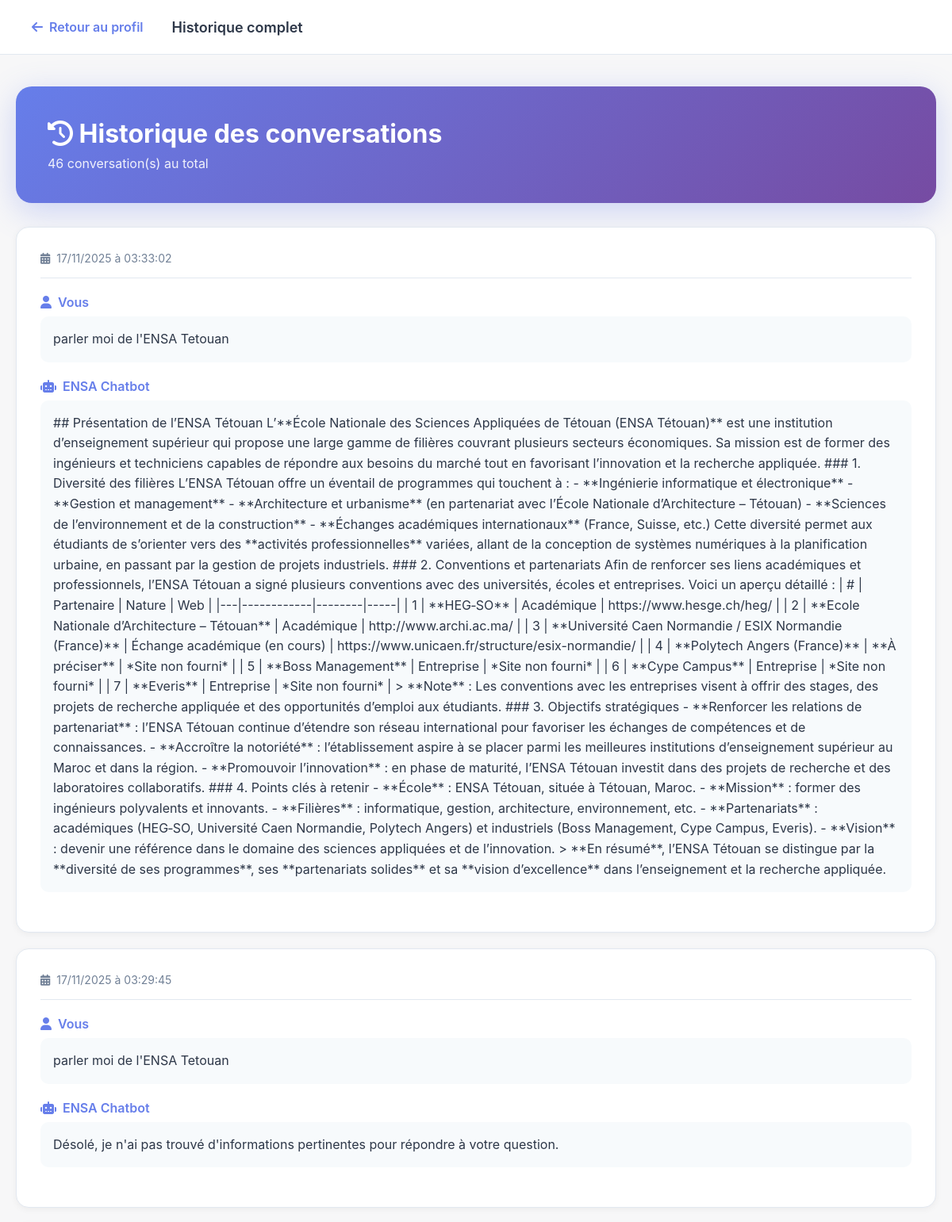
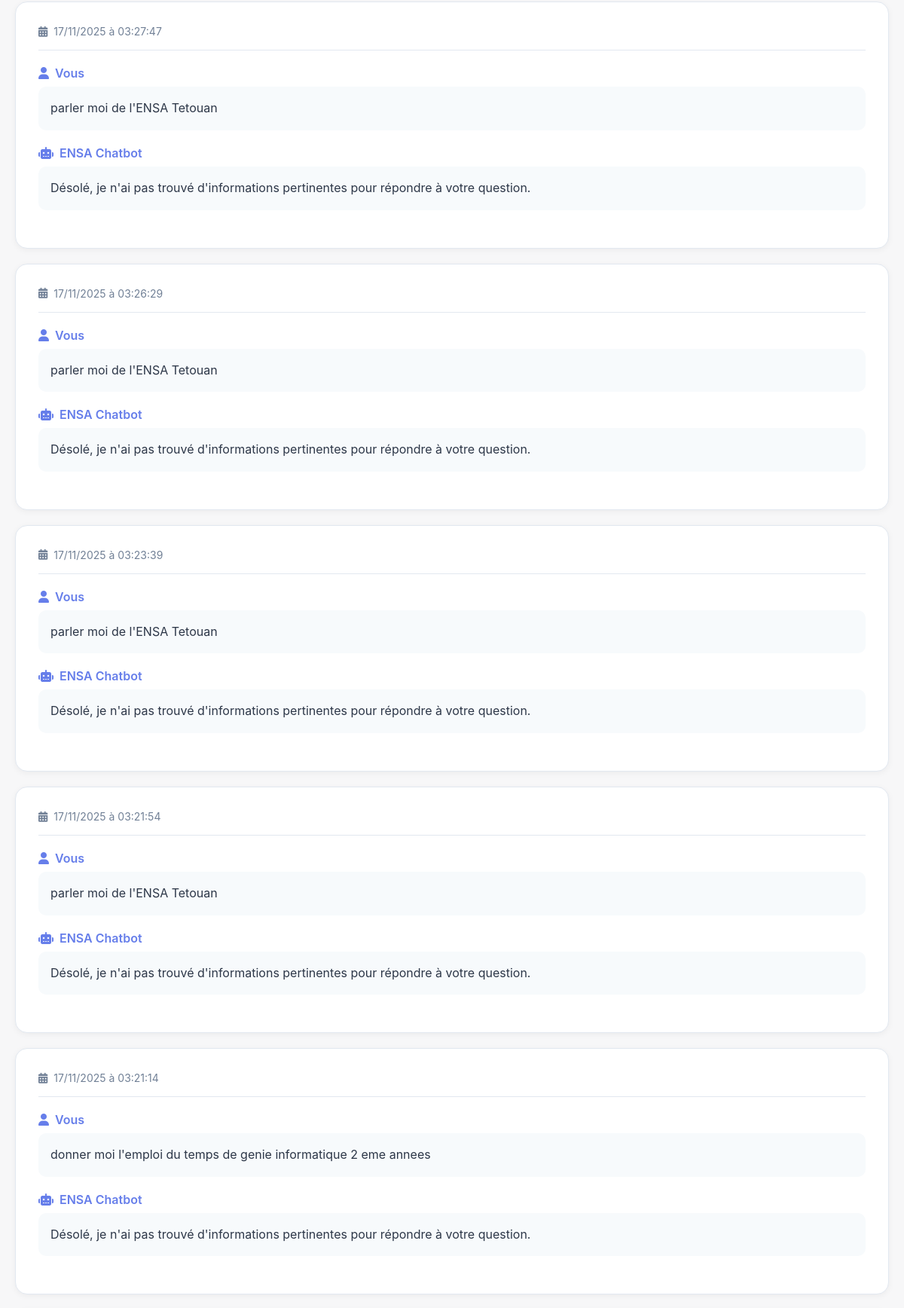
/history/ (signed in, upper part), run on the app's committed database (2 pictures, top to bottom).
### chat_app/models.py (models this page shows, shortened)
class ChatHistory(models.Model):
    user = models.ForeignKey(
        User,
        on_delete=models.CASCADE,
        related_name='chat_history'
    )
    query = models.TextField(verbose_name="Question")
    response = models.TextField(verbose_name="Réponse")
    sources = models.TextField(blank=True, null=True, verbose_name="Sources")
    created_at = models.DateTimeField(auto_now_add=True, verbose_name="Date")
    class Meta:
        verbose_name = "Historique de chat"
        verbose_name_plural = "Historiques de chat"
        ordering = ['-created_at']
        indexes = [
            models.Index(fields=['-created_at']),
            models.Index(fields=['user', '-created_at']),
        ]

### chat_app/views.py (the view)
# urls.py: path('history/', views.history_view, name='history'),
@login_required(login_url='chat_app:login')
def history_view(request):
    chat_history = request.user.chat_history.all()
    context = {
        'chat_history': chat_history,
        'total_queries': chat_history.count(),
    }
    return render(request, 'chatbot/history.html', context)

### chat_app/templatetags/custom_filters.py (called while the page is built)
@register.filter(name='split')
def split(value, arg):
    if value:
        return value.split(arg)
    return []

@register.filter(name='trim')
def trim(value):
    if value:
        return value.strip()
    return value

### chat_app/templates/chatbot/history.html (shortened to what this page needs)
{% load static %}
{% load custom_filters %}
<!DOCTYPE html>
<html lang="fr">
<head>
    <link rel="stylesheet" href="https://cdnjs.cloudflare.com/ajax/libs/font-awesome/6.4.0/css/all.min.css">
</head>
<body>
    <nav class="navbar">
        <a href="{% url 'chat_app:profile' %}" class="back-btn">
            <i class="fas fa-arrow-left"></i>
            Retour au profil
        </a>
        <div class="navbar-title">Historique complet</div>
    </nav>
    <div class="container">
        <div class="page-header">
            <h1><i class="fas fa-history"></i> Historique des conversations</h1>
            <p>{{ total_queries }} conversation(s) au total</p>
        </div>
        {% if chat_history %}
            {% for chat in chat_history %}
            <div class="conversation">
                <div class="conversation-header">
                    <div class="conversation-date">
                        <i class="fas fa-calendar-alt"></i>
                        {{ chat.created_at|date:"d/m/Y à H:i:s" }}
                    </div>
                </div>
                <div class="message-block">
                    <div class="message-label">
                        <i class="fas fa-user"></i>
                        Vous
                    </div>
                    <div class="message-content">
                        {{ chat.query }}
                    </div>
                </div>
                <div class="message-block">
                    <div class="message-label">
                        <i class="fas fa-robot"></i>
                        ENSA Chatbot
                    </div>
                    <div class="message-content">
                        {{ chat.response }}
                    </div>
                </div>
            </div>
            {% endfor %}
        {% else %}
            <div class="empty-state">
                <i class="fas fa-inbox"></i>
                <h2>Aucune conversation</h2>
                <p>Commencez à poser des questions pour voir votre historique ici!</p>
            </div>
        {% endif %}
    </div>
</body>
</html>

### chat_app/templates/chatbot/history.html (style rules this page uses)
* { margin: 0; padding: 0; box-sizing: border-box; }
body { font-family: -apple-system, BlinkMacSystemFont, 'Segoe UI', 'Roboto', sans-serif; background: #f7f7f8; color: #2d3748; }
.navbar { background: white; border-bottom: 1px solid #e2e8f0; padding: 16px 24px; display: flex; align-items: center; gap: 20px; }
.back-btn { display: flex; align-items: center; gap: 8px; color: #667eea; text-decoration: none; font-weight: 600; padding: 8px 16px; border-radius: 8px; transition: background 0.2s ease; }
.navbar-title { flex: 1; font-size: 18px; font-weight: 600; }
.container { max-width: 1200px; margin: 0 auto; padding: 40px 20px; }
.page-header { background: linear-gradient(135deg, #667eea 0%, #764ba2 100%); border-radius: 20px; padding: 40px; color: white; margin-bottom: 30px; box-shadow: 0 10px 40px rgba(102, 126, 234, 0.3); }
.page-header h1 { font-size: 32px; margin-bottom: 8px; }
.page-header p { opacity: 0.9; }
.conversation { background: white; border-radius: 16px; padding: 30px; margin-bottom: 20px; box-shadow: 0 2px 8px rgba(0, 0, 0, 0.05); border: 1px solid #e2e8f0; }
.conversation-header { display: flex; align-items: center; justify-content: space-between; margin-bottom: 20px; padding-bottom: 16px; border-bottom: 1px solid #e2e8f0; }
.conversation-date { display: flex; align-items: center; gap: 8px; color: #718096; font-size: 14px; }
.message-block { margin-bottom: 20px; }
.message-label { font-weight: 600; color: #667eea; margin-bottom: 8px; display: flex; align-items: center; gap: 8px; }
.message-content { background: #f7fafc; padding: 16px; border-radius: 10px; line-height: 1.6; }

### data on the page
ChatHistory: created_at "17/11/2025 à 03:33:02", query "parler moi de l'ENSA Tetouan", response "## Présentation de l’ENSA Tétouan L’**École Nationale des Sciences Appliquées de Tétouan (ENSA Tétouan)** est une institution d’enseignement supérieur qui propose une large gamme de filières couvrant plusieurs secteurs économiques. Sa mission est de former des ingénieurs et techniciens capables de répondre aux besoins du marché tout en favorisant l’innovation et la recherche appliquée. ### 1. Diversité des filières L’ENSA Tétouan offre un éventail de programmes qui touchent à : - **Ingénierie informatique et électronique** - **Gestion et management** - **Architecture et urbanisme** (en partenariat avec l’École Nationale d’Architecture – Tétouan) - **Sciences de l’environnement et de la…"
ChatHistory: created_at "17/11/2025 à 03:29:45", query "parler moi de l'ENSA Tetouan", response "Désolé, je n'ai pas trouvé d'informations pertinentes pour répondre à votre question."
ChatHistory: created_at "17/11/2025 à 03:27:47", query "parler moi de l'ENSA Tetouan", response "Désolé, je n'ai pas trouvé d'informations pertinentes pour répondre à votre question."
ChatHistory: created_at "17/11/2025 à 03:26:29", query "parler moi de l'ENSA Tetouan", response "Désolé, je n'ai pas trouvé d'informations pertinentes pour répondre à votre question."
ChatHistory: created_at "17/11/2025 à 03:23:39", query "parler moi de l'ENSA Tetouan", response "Désolé, je n'ai pas trouvé d'informations pertinentes pour répondre à votre question."
ChatHistory: created_at "17/11/2025 à 03:21:54", query "parler moi de l'ENSA Tetouan", response "Désolé, je n'ai pas trouvé d'informations pertinentes pour répondre à votre question."
ChatHistory: created_at "17/11/2025 à 03:21:14", query "donner moi l'emploi du temps de genie informatique 2 eme annees", response "Désolé, je n'ai pas trouvé d'informations pertinentes pour répondre à votre question."

### other printed values
{{ total_queries }} "46"
